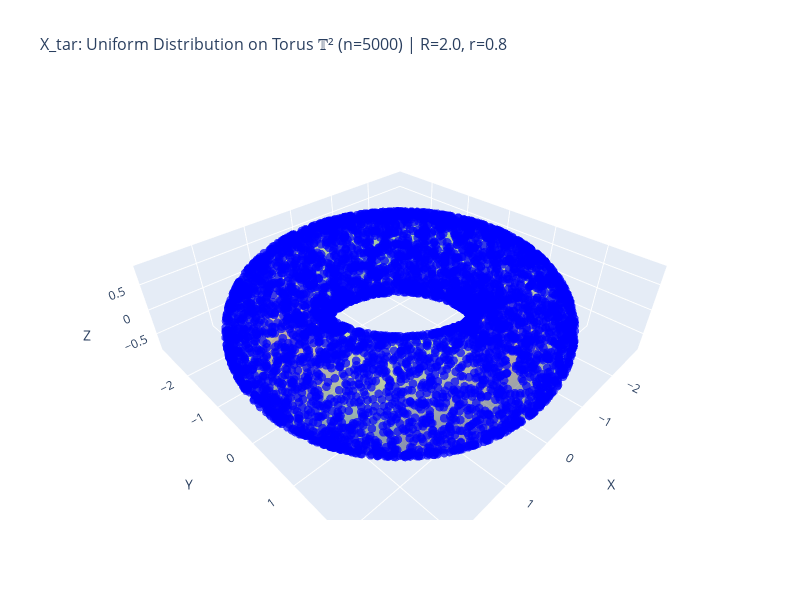

Notebook code for this chart:
### Code cell
# Visualize X_tar uniform distribution on torus
import plotly.graph_objects as go
import os

# ============ Plot 1: Interactive 3D scatter (Plotly - can rotate!) ============
# Create torus surface mesh for reference
theta_surf = np.linspace(0, 2 * np.pi, 50)
phi_surf = np.linspace(0, 2 * np.pi, 30)
THETA_S, PHI_S = np.meshgrid(theta_surf, phi_surf)
X_surf = (R + r * np.cos(PHI_S)) * np.cos(THETA_S)
Y_surf = (R + r * np.cos(PHI_S)) * np.sin(THETA_S)
Z_surf = r * np.sin(PHI_S)

fig_3d = go.Figure()

# Add torus surface (semi-transparent)
fig_3d.add_trace(go.Surface(
    x=X_surf, y=Y_surf, z=Z_surf,
    opacity=0.3,
    colorscale='Viridis',
    showscale=False,
    name='Torus Surface'
))

# Add X_tar scatter points
fig_3d.add_trace(go.Scatter3d(
    x=X_tar[:, 0], y=X_tar[:, 1], z=X_tar[:, 2],
    mode='markers',
    marker=dict(size=3, color='blue', opacity=0.7),
    name=f'X_tar (n={n})'
))

# Build title with proper text and math separation
title_text = f'X_tar: Uniform Distribution on Torus 𝕋² (n={n}) | R={R}, r={r}'
fig_3d.update_layout(
    title=dict(
        text=title_text,
        font=dict(size=16)
    ),
    scene=dict(
        xaxis_title='X',
        yaxis_title='Y',
        zaxis_title='Z',
        aspectmode='data'
    ),
    width=800,
    height=600
)

# Save interactive HTML file (with MathJax enabled for LaTeX rendering)
os.makedirs('figures', exist_ok=True)
html_path = 'figures/X_tar_torus_interactive.html'
fig_3d.write_html(html_path, include_mathjax='cdn')
print(f"[SAVED] Interactive 3D plot saved to: {html_path}")
print(f"        Open this file in a browser to rotate/zoom the plot!")

# Display in notebook (with fallback)
try:
    fig_3d.show(config={'mathjax': 'cdn'})
except Exception as e:
    print(f"[INFO] Cannot display interactive plot in notebook: {e}")
    print(f"[INFO] Please open the HTML file in browser: {html_path}")

# ============ Plot 2: Angular coordinates (θ, φ) - Matplotlib ============
fig2, ax2 = plt.subplots(figsize=(7, 6))
ax2.scatter(theta_tar, phi_tar, s=8, c='C0', alpha=0.5)
ax2.set_xlabel('θ (major angle)', fontsize=16)
ax2.set_ylabel('φ (minor angle)', fontsize=16)
ax2.set_xlim(0, 2*np.pi)
ax2.set_ylim(0, 2*np.pi)
ax2.set_aspect('equal')
ax2.set_title(f'X_tar Angular Coordinates (θ, φ)\nn={n} points', fontsize=18)
ax2.grid(True, alpha=0.3)
plt.tight_layout()
plt.show()

# Note: In (θ, φ) space, uniform on torus means MORE points at φ≈0 (outer edge)
# and FEWER points at φ≈π (inner edge), due to the (R + r*cos(φ)) factor
print(f"\n[INFO] In angular space, density ∝ (R + r·cos(φ))")
print(f"[INFO] Outer edge (φ≈0): higher density | Inner edge (φ≈π): lower density")

### Figure 1 — Plotly figure (JSON) as saved in the notebook; plotly's stock layout.template omitted (floating-point values rounded to 4 significant figures; data arrays with more than 128 entries replaced by an {"elided": "..."} marker saying what was removed)
{"data": [{"colorscale": [[0, "#440154"], [0.1111, "#482878"], [0.2222, "#3e4989"], [0.3333, "#31688e"], [0.4444, "#26828e"], [0.5556, "#1f9e89"], [0.6667, "#35b779"], [0.7778, "#6ece58"], [0.8889, "#b5de2b"], [1, "#fde725"]], "name": "Torus Surface", "opacity": 0.3, "showscale": false, "type": "surface", "x": {"elided": "30x50 float values"}, "y": {"elided": "30x50 float values"}, "z": {"elided": "30x50 float values"}}, {"marker": {"color": "blue", "opacity": 0.7, "size": 3}, "mode": "markers", "name": "X_tar (n=5000)", "type": "scatter3d", "x": {"elided": "5000 float values"}, "y": {"elided": "5000 float values"}, "z": {"elided": "5000 float values"}}], "layout": {"height": 600, "scene": {"aspectmode": "data", "xaxis": {"title": {"text": "X"}}, "yaxis": {"title": {"text": "Y"}}, "zaxis": {"title": {"text": "Z"}}}, "title": {"font": {"size": 16}, "text": "X_tar: Uniform Distribution on Torus 𝕋² (n=5000) | R=2.0, r=0.8"}, "width": 800}}
